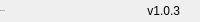
              <widget class="QFrame" name="bottomBar">
               <property name="minimumSize">
                <size>
                 <width>0</width>
                 <height>22</height>
                </size>
               </property>
               <property name="maximumSize">
                <size>
                 <width>16777215</width>
                 <height>22</height>
                </size>
               </property>
               <property name="frameShape">
                <enum>QFrame::NoFrame</enum>
               </property>
               <property name="frameShadow">
                <enum>QFrame::Raised</enum>
               </property>
               <layout class="QHBoxLayout" name="horizontalLayout_5">
                <property name="spacing">
                 <number>0</number>
                </property>
                <property name="leftMargin">
                 <number>0</number>
                </property>
                <property name="topMargin">
                 <number>0</number>
                </property>
                <property name="rightMargin">
                 <number>0</number>
                </property>
                <property name="bottomMargin">
                 <number>0</number>
                </property>
                <item>
                 <widget class="QLabel" name="creditsLabel">
                  <property name="maximumSize">
                   <size>
                    <width>16777215</width>
                    <height>16</height>
                   </size>
                  </property>
                  <property name="font">
                   <font>
                    <family>Segoe UI</family>
                    <pointsize>-1</pointsize>
                    <italic>false</italic>
                    <bold>false</bold>
                   </font>
                  </property>
                  <property name="text">
                   <string>By: Lynn Li</string>
                  </property>
                  <property name="alignment">
                   <set>Qt::AlignLeading|Qt::AlignLeft|Qt::AlignVCenter</set>
                  </property>
                 </widget>
                </item>
                <item>
                 <widget class="QLabel" name="version">
                  <property name="text">
                   <string>v1.0.3</string>
                  </property>
                  <property name="alignment">
                   <set>Qt::AlignRight|Qt::AlignTrailing|Qt::AlignVCenter</set>
                  </property>
                 </widget>
                </item>
                <item>
                 <widget class="QFrame" name="frame_size_grip">
                  <property name="minimumSize">
                   <size>
                    <width>20</width>
                    <height>0</height>
                   </size>
                  </property>
                  <property name="maximumSize">
                   <size>
                    <width>20</width>
                    <height>16777215</height>
                   </size>
                  </property>
                  <property name="frameShape">
                   <enum>QFrame::NoFrame</enum>
                  </property>
                  <property name="frameShadow">
                   <enum>QFrame::Raised</enum>
                  </property>
                 </widget>
                </item>
               </layout>
              </widget>
